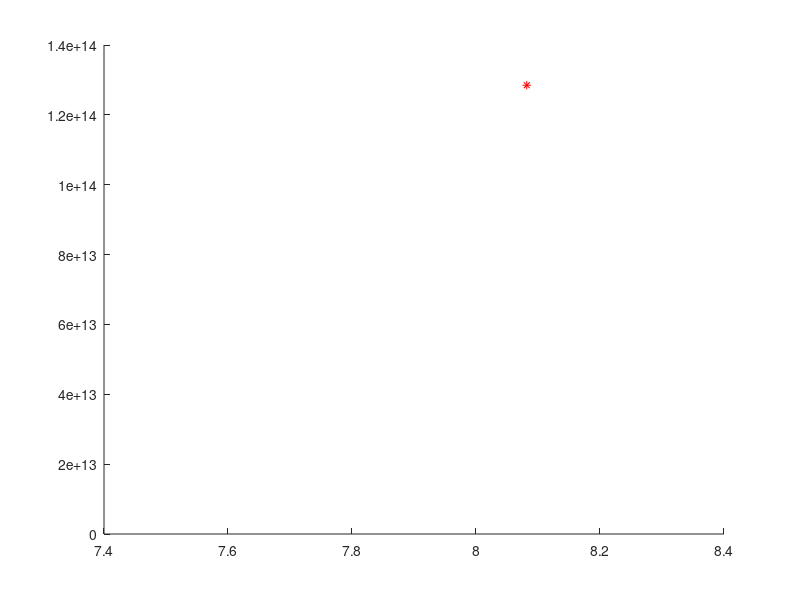

This figure's MATLAB source:
%line1
x1  = [7.5 7.5];
y1  = [0.96 0.7];
%line2
x2 = [8.25 8.25];
y2 = [0 0.99];
%fit linear polynomial
p1 = polyfit(x1,y1,1);
p2 = polyfit(x2,y2,1);
%calculate intersection
x_intersect = fzero(@(x) polyval(p1-p2,x),3);
y_intersect = polyval(p1,x_intersect);
line(x1,y1);
hold on;
line(x2,y2);
plot(x_intersect,y_intersect,'r*')